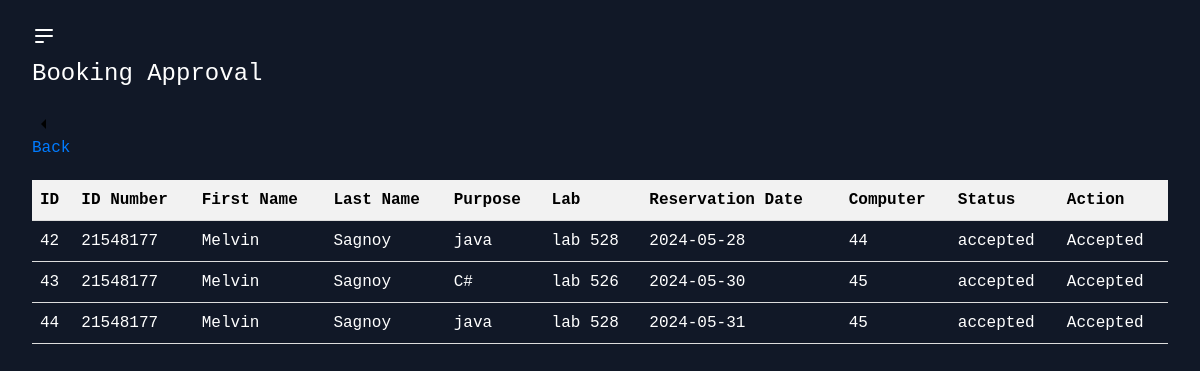
The page /approval.php on the database as committed earlier.
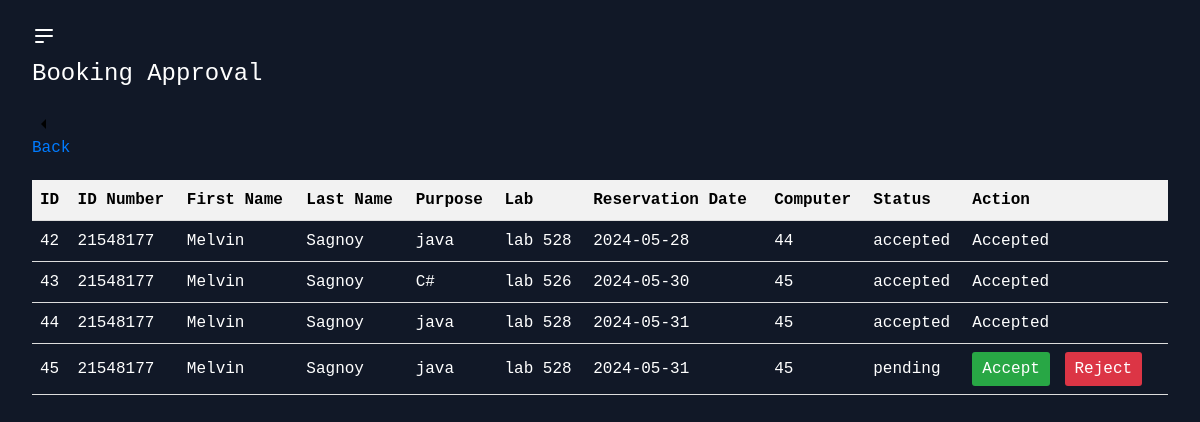
The same page on the database as committed later.
### tables this page shows
CREATE TABLE "reservations" (
	"id"	INTEGER,
	"id_number"	TEXT NOT NULL,
	"first_name"	TEXT,
	"last_name"	TEXT,
	"purpose"	TEXT NOT NULL,
	"lab"	TEXT NOT NULL,
	"reservation_date"	TIMESTAMP DEFAULT CURRENT_TIMESTAMP,
	"status"	TEXT DEFAULT 'pending',
	"computer"	INTEGER,
	PRIMARY KEY("id" AUTOINCREMENT)
);

### approval.php (the view, shortened to what this page needs)
<?php
$db = new SQLite3('sitin.db');
$query = $db->prepare("SELECT * FROM reservations");
$result = $query->execute();
?>
<!DOCTYPE html>
<html lang="en">
<head>
    <link href="https://cdnjs.cloudflare.com/ajax/libs/font-awesome/5.15.4/css/all.min.css" rel="stylesheet">
  <link href="https://cdn.jsdelivr.net/npm/tailwindcss@2.2.16/dist/tailwind.min.css" rel="stylesheet">
</head>
<body class="flex min-h-screen bg-gray-900 font-mono text-white">
  <br><br><br><br>
  <div class="flex-1 px-8 py-6">
    <button id="menu-toggle" class="focus:outline-none">
      <svg class="h-6 w-6 text-white hover:text-gray-200" viewBox="0 0 24 24" fill="none" xmlns="http://www.w3.org/2000/svg">
        <path d="M4 6H20M4 12H20M4 18H11Z" stroke="currentColor" stroke-width="2" stroke-linecap="round" stroke-linejoin="round"></path>
      </svg>
    </button>
    <h1>Booking Approval</h1>
    <a href="#" onclick="history.back();" class="back-link">
        <svg xmlns="http://www.w3.org/2000/svg" viewBox="0 0 24 24" width="24" height="24">
            <path fill="none" d="M0 0h24v24H0z" />
            <path d="M14 7l-5 5 5 5V7z" />
        </svg>
        Back
    </a>
    <?php if ($result && $result->numColumns() > 0) : ?>
        <table>
            <thead>
                <tr class="text-black">
                    <th>ID</th>
                    <th>ID Number</th>
                    <th>First Name</th>
                    <th>Last Name</th>
                    <th>Purpose</th>
                    <th>Lab</th>
                    <th>Reservation Date</th>
                    <th>Computer</th>
                    <th>Status</th>
                    <th>Action</th>
                </tr>
            </thead>
            <tbody>
                <?php while ($row = $result->fetchArray(SQLITE3_ASSOC)) : ?>
                    <tr class="hover:text-black">
                        <td><?php echo $row['id']; ?></td>
                        <td><?php echo $row['id_number']; ?></td>
                        <td><?php echo $row['first_name']; ?></td>
                        <td><?php echo $row['last_name']; ?></td>
                        <td><?php echo $row['purpose']; ?></td>
                        <td><?php echo $row['lab']; ?></td>
                        <td><?php echo $row['reservation_date']; ?></td>
                        <td><?php echo $row['computer']; ?></td>
                        <td><?php echo $row['status']; ?></td>
                        <td class="action-buttons">
                            <?php if ($row['status'] === 'pending') : ?>
                                <form method="POST" action="">
                                    <button type="submit" name="action" value="accept" class="accept">Accept</button>
                                    <button type="submit" name="action" value="reject" class="reject">Reject</button>
                                </form>
                            <?php else : ?>
                                <span><?php echo ucfirst($row['status']); ?></span>
                            <?php endif; ?>
                        </td>
                    </tr>
                <?php endwhile; ?>
            </tbody>
        </table>
    <?php else : ?>
        <p>No booking requests found.</p>
    <?php endif; ?>
</div>
</body>
</html>

Rows that differ between the two databases and show on the page:
added reservations: id "45", id_number "21548177", first_name "Melvin", last_name "Sagnoy", purpose "java", lab "lab 528", reservation_date "2024-05-31", computer "45", status "pending"
